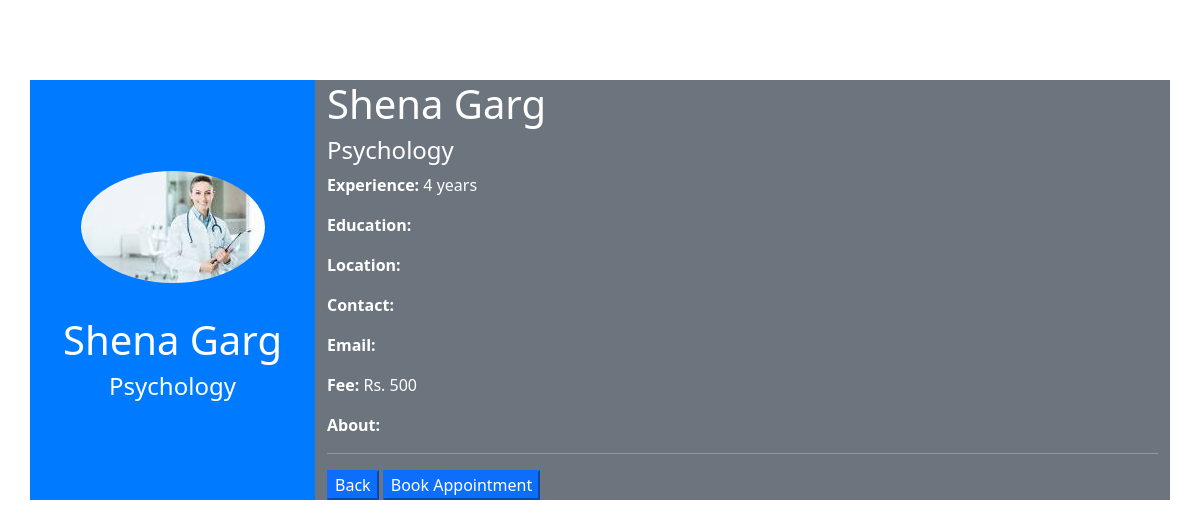
The app's page /profile/Shena/ with its own data.
### user/models.py (models this page shows, shortened)
class doctor(models.Model):
    doctor_username = models.CharField(max_length=50)
    doctor_name = models.CharField(max_length=60)
    doctor_speciality = models.CharField(max_length=100)
    experience = models.IntegerField()
    doctor_fee = models.IntegerField()
    doctor_image = models.ImageField(upload_to="user/images")

### user/views.py (the view)
# urls.py: path('profile/<str:doctor_username>/', views.view_profile , name='view_profile'),
def view_profile(request, doctor_username):
    doctor_instance = get_object_or_404(doctor, doctor_username = doctor_username)  # Retrieve the doctor object or show a 404 page if not found
    return render(request, 'authentication/profile.html', {'doctor': doctor_instance})

### templates/authentication/profile.html (shortened to what this page needs)
<!DOCTYPE html>
<html lang="en">
<head>
    <link href="https://cdn.jsdelivr.net/npm/bootstrap@5.0.2/dist/css/bootstrap.min.css" rel="stylesheet">
</head>
<body>
    <div class="container" style="margin-top: 10vh">
        <div class="row">
            <div class="col-md-3" style="background-color: #007bff; color: #fff;">
                <div class="d-flex flex-column align-items-center justify-content-center" style="height: 100%;">
                    <img src="{{ doctor.doctor_image.url }}" alt="{{ doctor.doctor_name }}" class="img-fluid rounded-circle">
                    <h1>{{ doctor.doctor_name }}</h1>
                    <h4>{{ doctor.doctor_speciality }}</h4>
                </div>
            </div>
            <div class="col-md-9">
                <div class="row">
                    <div class="col-md-12" style="background-color: #6c757d; color: #fff;">
                        <h1>{{ doctor.doctor_name }}</h1>
                        <h4>{{ doctor.doctor_speciality }}</h4>
                        <p><strong>Experience:</strong> {{ doctor.experience }} years</p>
                        <p><strong>Education:</strong> {{ doctor.education }}</p>
                        <p><strong>Location:</strong> {{ doctor.location }}</p>
                        <p><strong>Contact:</strong> {{ doctor.contact }}</p>
                        <p><strong>Email:</strong> {{ doctor.email }}</p>
                        <p><strong>Fee:</strong> Rs. {{ doctor.doctor_fee }}</p>
                        <p><strong>About:</strong> {{ doctor.about }}</p>
                        <hr>
                        <button class="custom-button btn-primary" type="submit"><a href="/doctors" style="text-decoration: none; color: white;">Back</a></button>
                        <button class="custom-button btn-primary" type="submit"><a href="/doctors" style="text-decoration: none; color: white;">Book Appointment</a></button>
                    </div>
                </div>
            </div>
        </div>
    </div>
</body>
</html>

### records on screen
doctor: doctor_image (picture), doctor_name "Shena Garg", doctor_speciality "Psychology", experience "4", doctor_fee "500"
